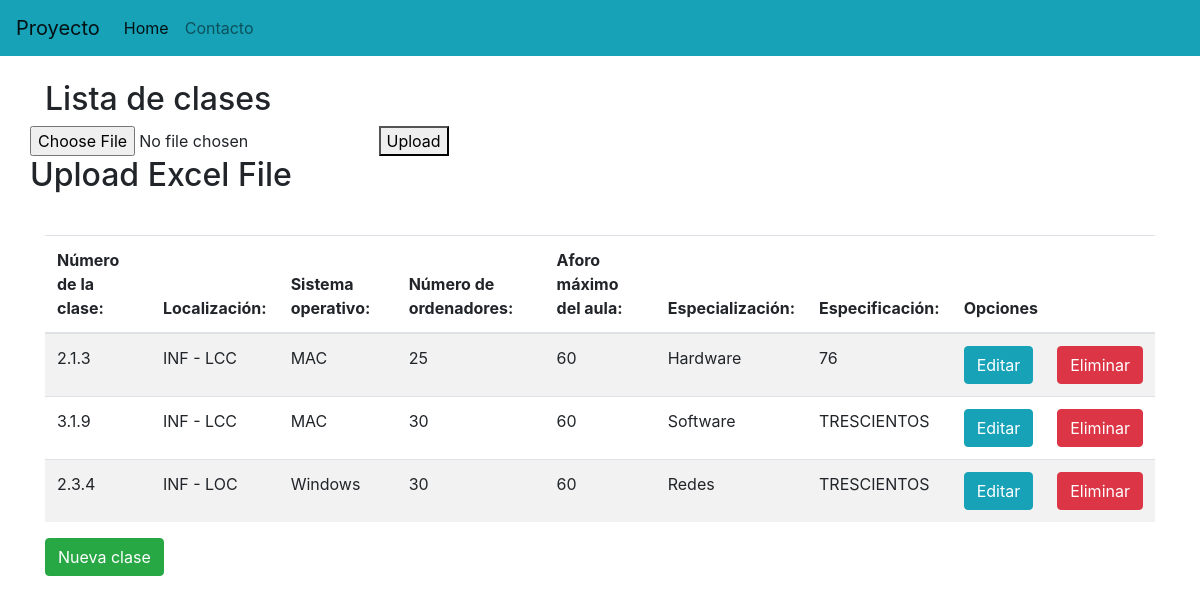
/, run on an earlier commit of the app's database.
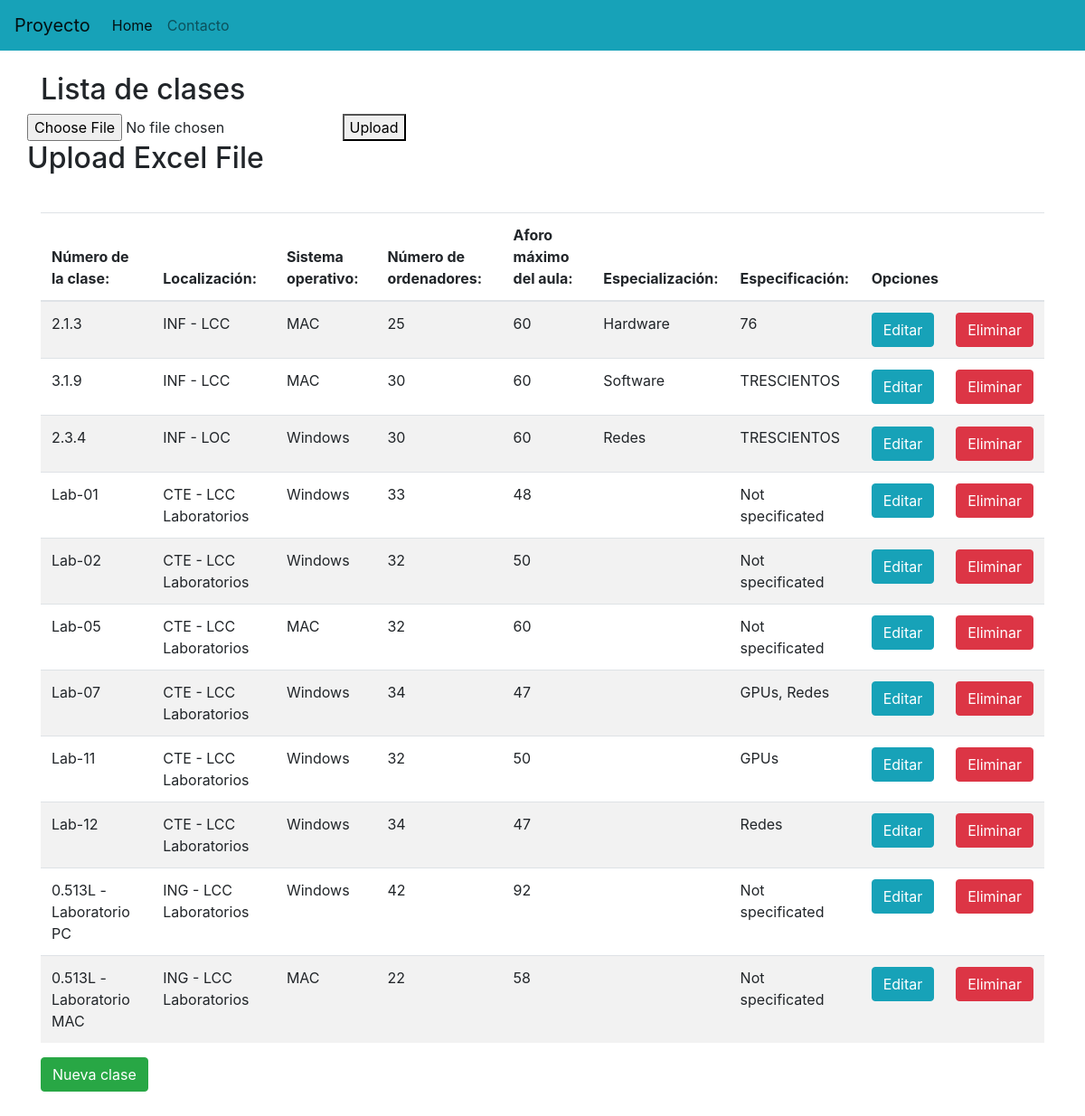
And on a later commit of the database.
### Aplicaciones/classroom/models.py (models this page shows, shortened)
class Classroom(models.Model):
    num_class = models.CharField(primary_key=True, max_length=10)
    specification = models.CharField(max_length=100)
    location = models.CharField(max_length=150)
    num_pc = models.BigIntegerField(default=0)
    s_o = models.CharField(max_length=20)
    capacity = models.CharField(max_length=20)
    specialization = models.CharField(max_length=100)

### Aplicaciones/classroom/views.py (the view, shortened to what this page needs)
# urls.py: path('', views.index),
def index(request):
    clases = Classroom.objects.all()
    return render(request, "index.html", {"clases": clases})

### Aplicaciones/classroom/templates/index.html (shortened to what this page needs)
{% extends "./plantilla.html" %}
{% block body %}
<h2>Lista de clases</h2>
<div class="row">
    <form method="POST" enctype="multipart/form-data">
        <input type="file" name="myfile">
        <button href="importClassroom/", type="submit">Upload</button>
        <h2>Upload Excel File</h2>
    </form>
    <div class="container mt-4 py-2">
        <table class="table table-striped">
            <thead>
                <tr>
                    <th>Número de la clase:</th>
                    <th>Localización:</th>
                    <th>Sistema operativo:</th>
                    <th>Número de ordenadores:</th>
                    <th>Aforo máximo del aula:</th>
                    <th>Especialización:</th>
                    <th>Especificación:</th>
                    <th colspan="2">Opciones</th>
                </tr>
            </thead>
            <tbody>
                {% for c in clases %}
                <tr>
                    <td>{{c.num_class}}</td>
                    <td>{{c.location}}</td>
                    <td>{{c.s_o}}</td>
                    <td>{{c.num_pc}}</td>
                    <td>{{c.capacity}}</td>
                    <td>{{c.specialization}}</td>
                    <td>{{c.specification}}</td>
                    <td><a href="editClassroom/{{c.num_class}}/{{c.location}}" class="btn btn-info">Editar</a></td>
                    <td><a href="removeClassroom/{{c.num_class}}/{{c.location}}" class="btn btn-danger">Eliminar</a></td>
                </tr>
                {% endfor %}
            </tbody>
        </table>
        <a href="createClassroom/" class="btn btn-success">Nueva clase</a>
    </div>
</div>
{% endblock %}

What changed in the data, as far as the page shows it:
added Classroom: num_class "Lab-01", location "CTE - LCC Laboratorios", s_o "Windows", num_pc "33", capacity "48", specification "Not specificated"
added Classroom: num_class "Lab-02", location "CTE - LCC Laboratorios", s_o "Windows", num_pc "32", capacity "50", specification "Not specificated"
added Classroom: num_class "Lab-05", location "CTE - LCC Laboratorios", s_o "MAC", num_pc "32", capacity "60", specification "Not specificated"
added Classroom: num_class "Lab-07", location "CTE - LCC Laboratorios", s_o "Windows", num_pc "34", capacity "47", specification "GPUs, Redes"
added Classroom: num_class "Lab-11", location "CTE - LCC Laboratorios", s_o "Windows", num_pc "32", capacity "50", specification "GPUs"
added Classroom: num_class "Lab-12", location "CTE - LCC Laboratorios", s_o "Windows", num_pc "34", capacity "47", specification "Redes"
added Classroom: num_class "0.513L - Laboratorio PC", location "ING - LCC Laboratorios", s_o "Windows", num_pc "42", capacity "92", specification "Not specificated"
added Classroom: num_class "0.513L - Laboratorio MAC", location "ING - LCC Laboratorios", s_o "MAC", num_pc "22", capacity "58", specification "Not specificated"
